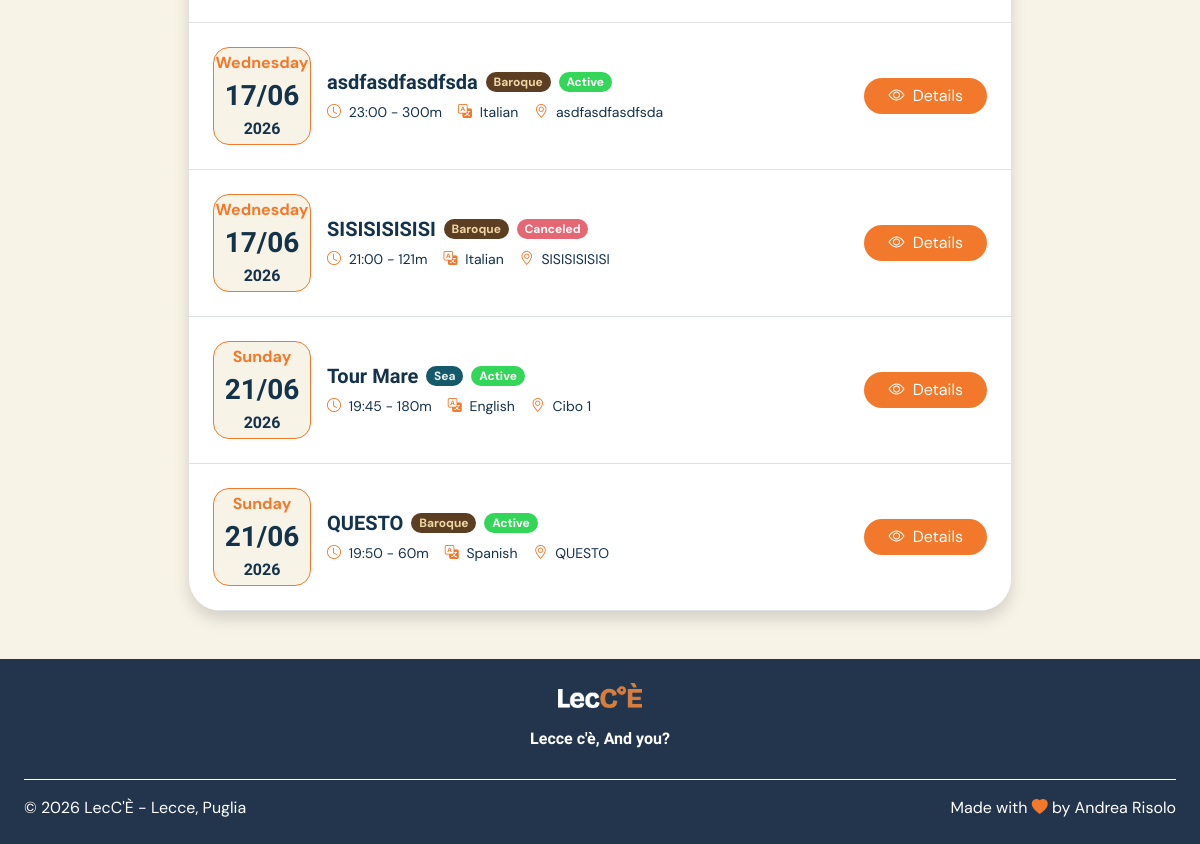
The app's page /schedule (signed in, lower part), older data.
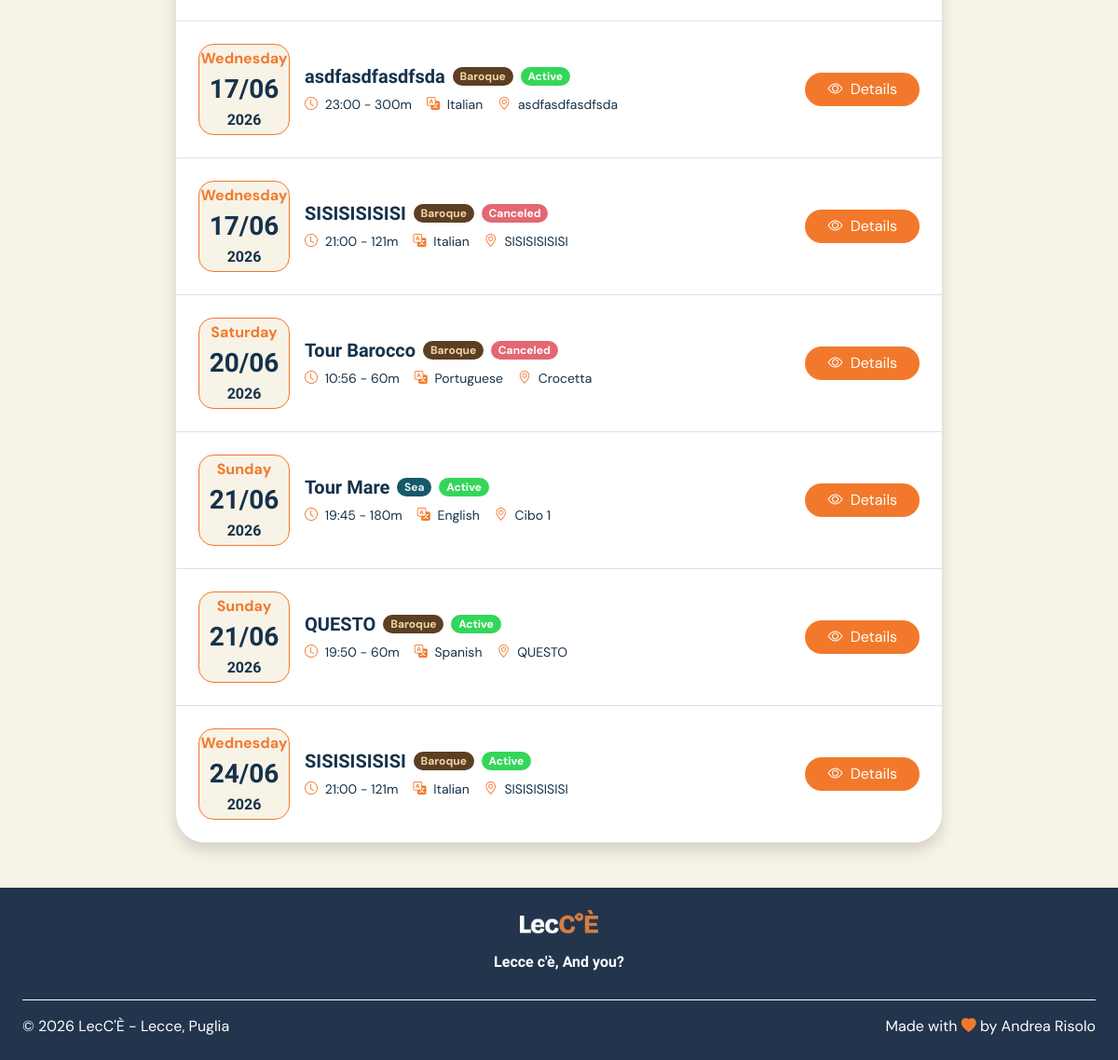
The same page, newer data.
### tables this page shows
CREATE TABLE "tour_occurrences" (
	"id"	TEXT,
	"tour_id"	TEXT NOT NULL,
	"date"	TEXT NOT NULL,
	"start_time"	TEXT NOT NULL,
	"state"	TEXT NOT NULL DEFAULT 'not_departed',
	PRIMARY KEY("id"),
	FOREIGN KEY("tour_id") REFERENCES "tours"("id")
);

CREATE TABLE "tours" (
	"id"	TEXT,
	"guide_id"	TEXT NOT NULL,
	"language_id"	TEXT NOT NULL,
	"title"	TEXT NOT NULL,
	"description"	TEXT NOT NULL,
	"duration"	INTEGER NOT NULL,
	"max_participants"	INTEGER NOT NULL,
	"theme_id"	INTEGER NOT NULL,
	"state"	TEXT NOT NULL DEFAULT 'active',
	PRIMARY KEY("id"),
	FOREIGN KEY("guide_id") REFERENCES "users"("id") ON DELETE CASCADE,
	FOREIGN KEY("language_id") REFERENCES "languages"("id") ON DELETE CASCADE,
	FOREIGN KEY("theme_id") REFERENCES "tour_themes"("id")
);

CREATE TABLE "tour_themes" (
	"id"	INTEGER,
	"name"	TEXT NOT NULL,
	"emoji"	TEXT NOT NULL,
	"description"	TEXT NOT NULL,
	PRIMARY KEY("id" AUTOINCREMENT)
);

CREATE TABLE "languages" (
	"id"	INTEGER,
	"name"	TEXT NOT NULL UNIQUE,
	PRIMARY KEY("id" AUTOINCREMENT)
);

CREATE TABLE "stops" (
	"id"	TEXT,
	"tour_id"	TEXT NOT NULL,
	"place_name"	TEXT NOT NULL,
	"order_number"	INTEGER NOT NULL,
	PRIMARY KEY("id"),
	FOREIGN KEY("tour_id") REFERENCES "tours"("id") ON DELETE CASCADE
);

### app.py (the view)
@login_required
@app.route("/schedule")
def personal_schedule():
    today = date.today()
    if current_user.role == "guide":
        occurrences = occurrencies_dao.get_not_empty_occurrences_by_guide_id(current_user.id)
        for occurrence in occurrences:
            occurrence.tour = tours_dao.get_tour_by_id(occurrence.tour_id)
            occurrence.tour.language = languages_dao.get_language_by_id(occurrence.tour.language_id)["name"]
            occurrence.tour.theme = themes_dao.get_theme_by_id(occurrence.tour.theme_id)
            occurrence.tour.stops = stops_dao.get_first_stop_by_tour(occurrence.tour)
        upcoming = occurrences
    else:
        reservations = reservations_dao.get_reservations_by_participant_id(current_user.id)
        occurrencies = []
        for reservation in reservations:
            occurrence = occurrencies_dao.get_occurrence_by_id(reservation.occurrence_id)
            occurrence.tour = tours_dao.get_tour_by_id(occurrence.tour_id)
            occurrence.tour.language = languages_dao.get_language_by_id(occurrence.tour.language_id)["name"]
            occurrence.tour.theme = themes_dao.get_theme_by_id(occurrence.tour.theme_id)
            occurrence.tour.stops = stops_dao.get_first_stop_by_tour(occurrence.tour)
            occurrence.reservation = reservation
            occurrencies.append(occurrence)
        upcoming = occurrencies
    return render_template("personal_schedule.html", upcoming=upcoming)

### app.py (called while the page is built)
@login_manager.user_loader
def load_user(user_id):
    db_user=users_dao.get_user_by_id(user_id)
    return db_user

### database/daos/languages.py (called while the page is built)
@connect_db
def get_language_by_id(conn, cursor, id):
    query="SELECT * FROM languages WHERE id=(?)"
    cursor.execute(query, (id,))
    language=cursor.fetchone()
    if language is None:
        return None
    return dict(language)

### database/daos/occurrencies.py (called while the page is built)
@connect_db
def get_occurrence_by_id(conn, cursor, occurrence_id):
    query="SELECT * FROM tour_occurrences WHERE id=(?)"
    cursor.execute(query, (occurrence_id,))
    occurrence=cursor.fetchone()
    if occurrence is None:
        return None
    occurrence_obj=Occurrence(occurrence["id"], occurrence["tour_id"], datetime.datetime.strptime(occurrence["date"], "%Y-%m-%d").date(), occurrence["start_time"], occurrence["state"])
    return occurrence_obj

### database/daos/stops.py (called while the page is built)
@connect_db
def get_first_stop_by_tour(conn, cursor, tour):
    query = "SELECT place_name FROM stops WHERE tour_id=(?) ORDER BY order_number ASC LIMIT 1"
    cursor.execute(query, (tour.id,))
    stop = cursor.fetchone()
    if stop:
        return stop["place_name"]
    else:
        return None

### database/daos/themes.py (called while the page is built)
@connect_db
def get_theme_by_id(conn, cursor, id):
    query="SELECT * FROM tour_themes WHERE id=(?)"
    cursor.execute(query, (id,))
    theme=cursor.fetchone()
    if theme is None:
        return None
    theme_obj=Theme(theme["id"], theme["name"], theme["emoji"], theme["description"])
    return theme_obj

### database/daos/tours.py (called while the page is built)
@connect_db
def get_tour_by_id(conn, cursor, id):
    query="SELECT * FROM tours WHERE id=(?)"
    cursor.execute(query, (id,))
    tour=cursor.fetchone()
    if tour is None:
        return None
    tour_obj=Tour(tour["id"], tour["title"], tour["description"], tour["duration"], tour["max_participants"], tour["theme_id"], tour["language_id"], tour["guide_id"], tour["state"])
    return tour_obj

### database/daos/users.py (called while the page is built)
@connect_db
def get_user_by_id(conn, cursor, id):
    query="SELECT * FROM users WHERE id=(?)"
    cursor.execute(query, (id,))
    user=cursor.fetchone()
    if user is None:
        return None
    user_obj=User(user["id"], user["role"], user["email"], user["password"], user["first_name"], user["last_name"], user["profile_photo"])
    return user_obj

### templates/personal_schedule.html (shortened to what this page needs)
{% extends "base.html" %}
{% block content %}
<main class="mx-4 my-5">
    <div class="container w-75">
        <section class="mb-5">
            <div class="bg-white rounded-5 shadow overflow-hidden">
                {% if upcoming|length > 0 %}
                {% for occurrence in upcoming %}
                {% include "booking_card.html" %}
                {% endfor %}
                {% else %}
                <div class="d-flex justify-content-center p-4">
                    <p class="mb-0">No upcoming occurrences found</p>
                </div>
                {% endif %}
            </div>
        </section>
    </div>
</main>
{% endblock %}

### templates/base.html (shortened to what this page needs)
<!doctype html>
<html lang="en">
<head>
    <link href="https://cdn.jsdelivr.net/npm/bootstrap@5.3.5/dist/css/bootstrap.min.css" rel="stylesheet"
>
    <link rel="stylesheet" href="https://cdn.jsdelivr.net/npm/bootstrap-icons@1.11.3/font/bootstrap-icons.min.css">
    <link rel="stylesheet" href="{{ url_for('static', filename='css/style.css') }}">
    <link rel="stylesheet" href="{{ url_for('static', filename='css/themes.css') }}">
    <link rel="stylesheet" href="https://cdn.jsdelivr.net/npm/flatpickr/dist/flatpickr.min.css">
</head>
<body>
    <div class="container-fluid">
        {%block content %}{% endblock %}
    </div>
    <footer class="lecce-secondary-background mt-1 p-4">
        <div class="d-flex flex-column align-items-center text-center">
            <img class="lecce-logo mb-2"
                src="{{ url_for('static', filename='images/utility_images/LecCE_logo_secondary.png') }}"
                alt="LecCÈ Logo">
            <p class="lecce-text-impact fw-semibold lh-lg mb-4">
                Lecce c'è, And you?
            </p>
        </div>
        <div class="d-flex flex-column flex-md-row justify-content-between gap-2 border-top border-white pt-3">
            <span class="mb-0">
                © 2026 LecC'È - Lecce, Puglia
            </span>
            <span class="mb-0">
                Made with <i class="bi bi-heart-fill lecce-primary-color"></i> by Andrea Risolo
            </span>
        </div>
    </footer>
</body>
</html>

### templates/booking_card.html
<div class="d-flex flex-row align-items-center justify-content-between gap-3 p-4 border-bottom">
    <div class="d-flex align-items-center gap-3">
        <div class="rounded-4 lecce-profile-date p-5">
            <span class="lecce-primary-color fw-bold mb-0 fs-6">{{ occurrence.date.strftime('%A') }}</span>
            <span class="lecce-text-impact lecce-secondary-color fw-bold fs-3 mb-0">{{ occurrence.date.strftime('%d/%m')
                }}</span>
            <span class="lecce-text-impact lecce-secondary-color fw-bold fs-6 mb-0">{{ occurrence.date.strftime('%Y')
                }}</span>
        </div>
        <div>
            <div class="d-flex align-items-center gap-2 mb-2">
                <h3 class="h5 lecce-text-impact lecce-secondary-color fw-bold m-0">
                    <a href="{{ url_for('tour', id=occurrence.tour.id) }}"
                        class="text-decoration-none lecce-secondary-color">
                        {{ occurrence.tour.title }}
                    </a>
                </h3>
                <div
                    class="badge rounded-4 lecce-{{ occurrence.tour.theme.name.lower() }}-background lecce-{{ occurrence.tour.theme.name.lower() }}-text">
                    {{ occurrence.tour.theme.name }}</div>
                {% if occurrence.reservation is not none and occurrence.reservation.state == "canceled" %}
                <div class="badge rounded-4 lecce-negative-background">Canceled</div>
                {% endif %}
                {% if occurrence.reservation is not none and occurrence.reservation.state == "active" %}
                <div class="badge rounded-4 lecce-positive-background">Active</div>
                {% endif %}
            </div>
            <div class="d-flex flex-wrap gap-3 small lecce-secondary-color">
                <span>
                    <i class="bi bi-clock lecce-primary-color me-1"></i>
                    {{ occurrence.start_time }} - {{ occurrence.tour.duration }}m
                </span>
                <span>
                    <i class="bi bi-translate lecce-primary-color me-1"></i>
                    {{ occurrence.tour.language }}
                </span>
                <span>
                    <i class="bi bi-geo-alt lecce-primary-color me-1"></i>
                    {{ occurrence.tour.stops }}
                </span>
            </div>
        </div>
    </div>
    <div>
        {% if current_user.id == occurrence.reservation.participant_id %}
        {% if current_user.role == 'participant' %}
        <a href="{{ url_for('reservation', id=occurrence.reservation.id) }}"
            class="btn lecce-btn lecce-primary-background px-4">
            <i class="bi bi-eye me-1"></i>
            Details
        </a>
        {% else %}
        <a href="#" class="btn lecce-btn lecce-primary-background px-4">
            <i class="bi bi-eye me-1"></i>
            Details
        </a>
        {% endif %}
        {% endif %}
    </div>
</div>

### static/css/style.css (style rules this page uses)
body { background-color: #F8F3E7; font-family: "DM Sans", sans-serif; }
.lecce-logo { height: 2rem; }
.lecce-text-impact { font-family: "Bricolage Grotesque", sans-serif; }
.lecce-primary-color { color: #F2792B }
.lecce-secondary-color { color: #15324B; }
.lecce-positive-background { background-color: #34d65a; }
.lecce-negative-background { background-color: #e46773; }
.lecce-btn { color: white; border: none; border-radius: 1000px; }
.lecce-primary-background { background-color: #F2792B; color: white; }
.lecce-secondary-background { background-color: #22354d; color: white; }
.lecce-profile-date { background-color: #F8F3E7; border: 0.1rem solid #F2792B; aspect-ratio: 1/1; border-radius: 0%; width: 4rem; height: 4rem; display: flex; flex-direction: column; align-items: center; justify-content: center; }

### static/css/themes.css (style rules this page uses)
.lecce-baroque-background { background-color: #5c3e23; }
.lecce-baroque-text { color: #EFD7A6; }
.lecce-sea-background { background-color: #15596B; }
.lecce-sea-text { color: #E7F1EC; }

Row changes from the older to the newer data that the page shows:
added tour_occurrences: date "Saturday", date "20/06", date "2026", tour "Tour Barocco", tour.theme.name "Baroque", shows "Canceled", start_time "10:56", tour.duration "60", tour.language "Portuguese", tour.stops "Crocetta"
added tour_occurrences: date "Wednesday", date "24/06", date "2026", tour "SISISISISISI", tour.theme.name "Baroque", shows "Active", start_time "21:00", tour.duration "121", tour.language "Italian", tour.stops "SISISISISISI"
